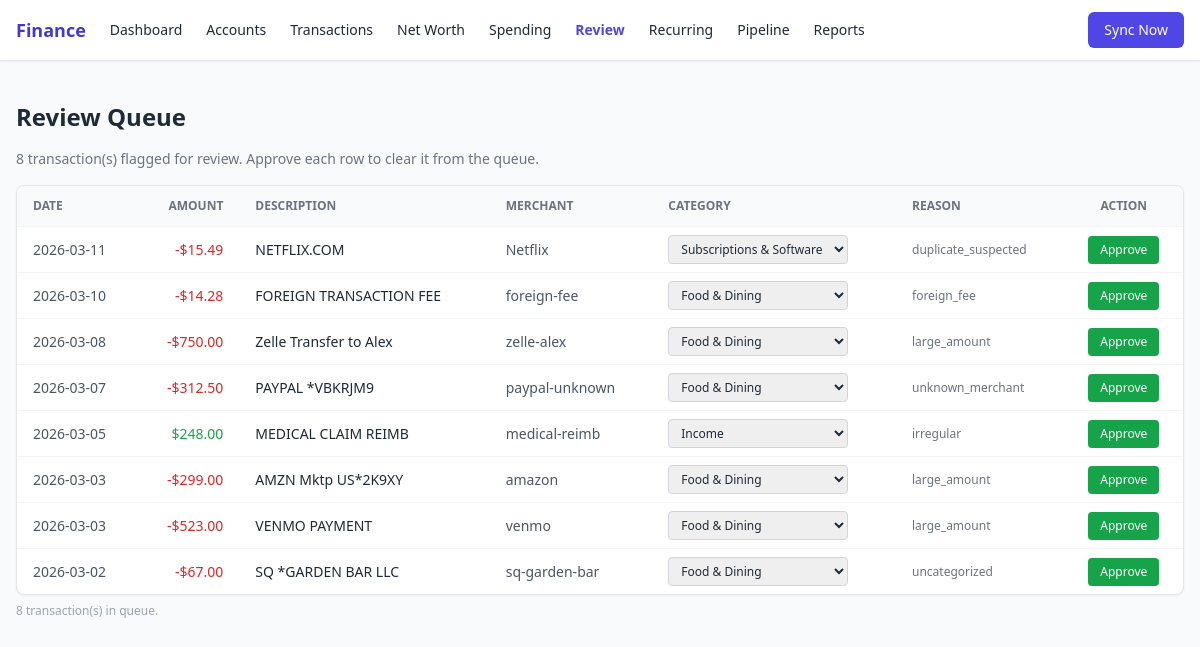
Screenshot of /review with the database file from the repository.
### tables this page shows
CREATE TABLE transactions (
    id             TEXT PRIMARY KEY,
    account_id     TEXT REFERENCES accounts(id),
    date           TEXT NOT NULL,    -- YYYY-MM-DD
    amount         REAL NOT NULL,    -- negative = debit
    description    TEXT,
    merchant_name  TEXT,
    category       TEXT,
    pending        INTEGER DEFAULT 0,
    source         TEXT,             -- 'simplefin' | 'csv'
    raw            TEXT,             -- original JSON/row
    categorized_at INTEGER           -- unix ms; NULL = not yet categorized
, needs_review INTEGER DEFAULT 0, review_reason TEXT, is_recurring INTEGER DEFAULT 0, merchant_normalized TEXT);

### finance/web/app.py (the view)
@app.get("/review", response_class=HTMLResponse)
async def review_page(
    request: Request,
    conn: sqlite3.Connection = Depends(get_db),
):
    transactions = get_review_queue(conn)
    return templates.TemplateResponse(
        "review.html",
        {
            "request": request,
            "transactions": transactions,
            "categories": CATEGORIES,
            "demo_mode": _is_demo(request),
        },
    )

### finance/web/templates/review.html (shortened to what this page needs)
{% extends "base.html" %}
{% from "_macros.html" import category_badge %}
{% block content %}
<h1 class="text-2xl font-bold mb-4">Review Queue</h1>
{% if transactions %}
<p class="text-sm text-gray-500 mb-4">
  {{ transactions | length }} transaction(s) flagged for review.
  Approve each row to clear it from the queue.
</p>
<div class="bg-white rounded-lg border border-gray-200 shadow-sm overflow-x-auto">
  <table class="w-full text-sm">
    <thead class="bg-gray-50 text-gray-500 uppercase text-xs">
      <tr>
        <th class="px-4 py-3 text-left">Date</th>
        <th class="px-4 py-3 text-right">Amount</th>
        <th class="px-4 py-3 text-left hidden md:table-cell">Description</th>
        <th class="px-4 py-3 text-left hidden md:table-cell">Merchant</th>
        <th class="px-4 py-3 text-left">Category</th>
        <th class="px-4 py-3 text-left hidden sm:table-cell">Reason</th>
        <th class="px-4 py-3 text-center">Action</th>
      </tr>
    </thead>
    <tbody>
      {% for txn in transactions %}
      <tr class="border-t border-gray-100 hover:bg-gray-50">
        <td class="px-4 py-2 text-gray-600 whitespace-nowrap">{{ txn.date }}</td>
        <td class="px-4 py-2 text-right font-medium {% if txn.amount and txn.amount < 0 %}text-red-600{% else %}text-green-600{% endif %}">
          {% if txn.amount is not none %}
            {% if txn.amount < 0 %}-{% endif %}${{ "{:,.2f}".format(txn.amount | abs) }}
          {% else %}—{% endif %}
        </td>
        <td class="px-4 py-2 max-w-xs truncate hidden md:table-cell" title="{{ txn.description or '' }}">{{ txn.description or '—' }}</td>
        <td class="px-4 py-2 text-gray-600 hidden md:table-cell">{{ txn.merchant_normalized or txn.merchant_name or '—' }}</td>
        <td class="px-4 py-2">
          <form method="post" action="/review/{{ txn.id }}/approve" class="flex items-center gap-2">
            <select name="category"
              class="border border-gray-300 rounded px-2 py-1 text-xs focus:outline-none focus:ring-2 focus:ring-indigo-400">
              {% for cat in categories %}
              <option value="{{ cat }}" {% if cat == txn.category %}selected{% endif %}>{{ cat }}</option>
              {% endfor %}
            </select>
        </td>
        <td class="px-4 py-2 text-xs text-gray-500 max-w-xs truncate hidden sm:table-cell" title="{{ txn.review_reason or '' }}">
          {{ txn.review_reason or '—' }}
        </td>
        <td class="px-4 py-2 text-center">
            <button type="submit"
              class="bg-green-600 hover:bg-green-700 text-white text-xs font-medium px-3 py-1.5 rounded transition-colors">
              Approve
            </button>
        </td>
      </tr>
      {% endfor %}
    </tbody>
  </table>
</div>
<p class="text-xs text-gray-400 mt-2">{{ transactions | length }} transaction(s) in queue.</p>
{% else %}
<p class="text-gray-500 text-sm">No transactions flagged for review.</p>
{% endif %}
{% endblock %}

### rows the page displays
transactions: date "2026-03-11", amount|abs "15.49", description "NETFLIX.COM", merchant_normalized "Netflix", category "Subscriptions & Software", review_reason "duplicate_suspected"
transactions: date "2026-03-10", amount|abs "14.28", description "FOREIGN TRANSACTION FEE", merchant_normalized "foreign-fee", review_reason "foreign_fee"
transactions: date "2026-03-08", amount|abs "750.00", description "Zelle Transfer to Alex", merchant_normalized "zelle-alex", review_reason "large_amount"
transactions: date "2026-03-07", amount|abs "312.50", description "PAYPAL *VBKRJM9", merchant_normalized "paypal-unknown", review_reason "unknown_merchant"
transactions: date "2026-03-05", amount|abs "248.00", description "MEDICAL CLAIM REIMB", merchant_normalized "medical-reimb", category "Income", review_reason "irregular"
transactions: date "2026-03-03", amount|abs "299.00", description "AMZN Mktp US*2K9XY", merchant_normalized "amazon", review_reason "large_amount"
transactions: date "2026-03-03", amount|abs "523.00", description "VENMO PAYMENT", merchant_normalized "venmo", review_reason "large_amount"
transactions: date "2026-03-02", amount|abs "67.00", description "SQ *GARDEN BAR LLC", merchant_normalized "sq-garden-bar", review_reason "uncategorized"

### other values shown
{{ transactions | length }} "8"
form field category "Food & Dining"
